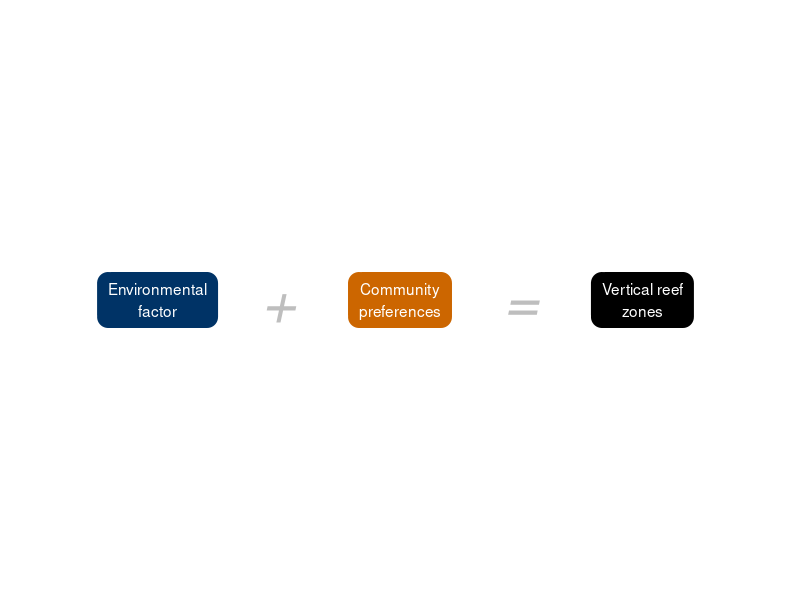

Write R code to recreate this figure.
## ---- chunk 1
knitr::opts_chunk$set(
  collapse = TRUE,
  comment = "#>",
  fig.path = "man/figures/README-",
  out.width = "100%"
)
## ---- chunk 2

library(ggplot2)

label <- data.frame(x = c(0, 2, 4),
                   y = c(0, 0, 0),
                   label = c("Environmental\nfactor",
                              "Community\npreferences",
                              "Vertical reef\nzones"))

cols <- c("Environmental\nfactor" = "#003366",
         "Community\npreferences" = "#CC6600",
         "Vertical reef\nzones" = "black")

text <- data.frame(x = c(1, 3),
                   y = c(0, 0),
                   label = c( "+",
                              "="))

ggplot() +
  geom_label(data = label, aes(x = x, y = y, label = label, fill = label), colour = "white", show.legend = F, label.r = unit(1, "lines"), label.padding = unit(1, "lines"), label.size = unit(5, "mm")) +
  scale_fill_manual(values = cols) +
  geom_text(data = text, aes(x = x, y = y, label = label), colour = "gray", size = 15, fontface = "italic") +
  theme_void() +
  coord_cartesian(xlim = c(-1, 5), ylim = c(-1, 1))


